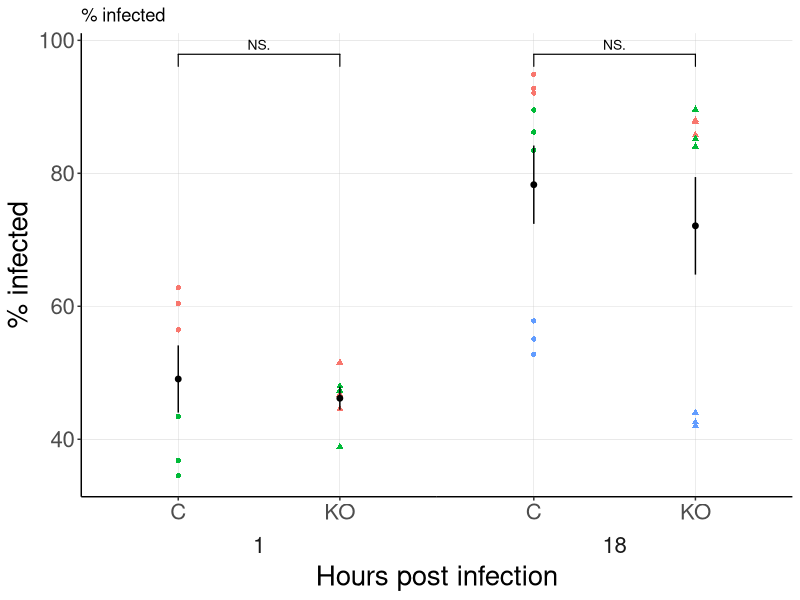
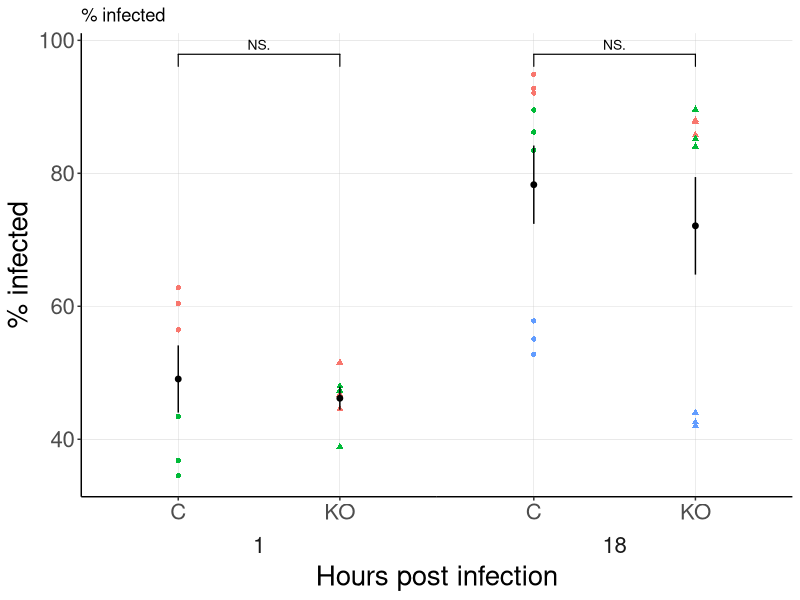

Write the R code that produced these figures, in order.
## ---- chunk 1
knitr::opts_chunk$set(echo = TRUE)
library(tidyverse)
library(ggpubr)
library(readxl)
## ---- chunk 2
Freq_plot <- function(data, y_freq){
(p_freq <- data %>% 
    ggplot(aes(x = fct_relevel(genotype, 'C', 'KO'), y = get(y_freq))) +
    geom_point(aes(color = Experiment, shape = genotype)) +
    #stat_compare_means(method = "t.test", label = 'p.format') +
    geom_signif(comparisons = list(c('C', 'KO')),test = "t.test", 
               map_signif_level = TRUE, size = 0.4, textsize = 3.5) +
    stat_summary(geom = "pointrange", fun.data = mean_se, size = 0.25) +
    facet_wrap(~hpi, strip.position = 'bottom', scales = 'free_x', nrow = 1)+
    xlab('Hours post infection') +
    ylab(as.character(y_freq)) +
    ggtitle(as.character(y_freq)) +
    guides(fill = 'none', color = 'none') +
    theme(panel.spacing = unit(0, 'lines'),
         panel.background = element_rect(fill = 'white'),
         axis.text = element_text(size = 16),
         axis.title = element_text(size = 20),
         panel.grid.major = 
           element_line(color = 'grey', size = 0.1),
         strip.background = element_blank(),
         strip.placement = 'outside',
         strip.text.x = element_text( size = 16),
         legend.position = 'none',
         axis.line = element_line()))
}
## ---- chunk 3
data <- read_excel(path = "../data/Processed_data/combined_percentinfected.xlsx", na = c('NA','N/A'), col_names = TRUE)
head(data, n = 5)
## ---- chunk 4
Freq_plot(data, "% infected")
ggsave(filename = "IA_Combined_PercentInfected.png")
